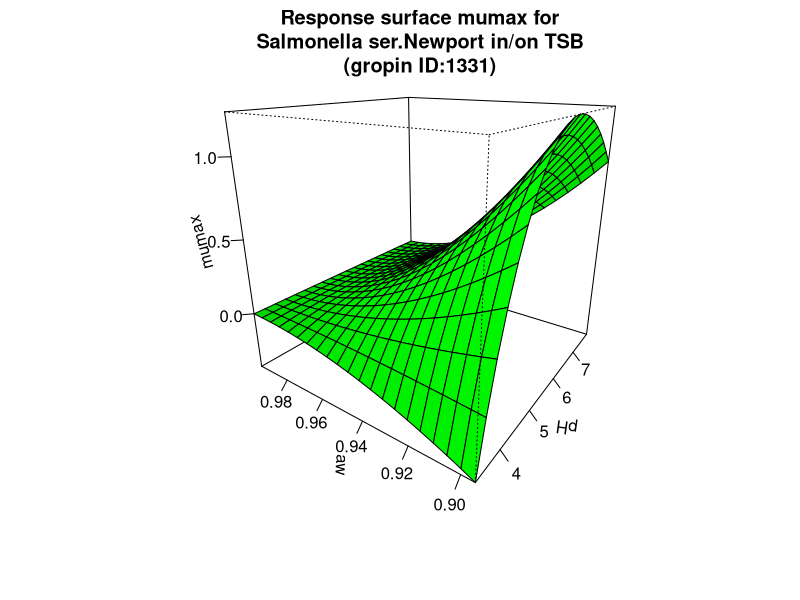

Reproduce this figure in R.
#############################
# start of Parameter script
#############################
pH <- seq(3.3033,7.79220779220779,length.out=21)
aw <- seq(0.894894,0.996003996003996,length.out=21)
#############################
# end of Parameter script
#############################
############################# 
# start of Model script Gropin ID 1331 
#############################
 
# constant coefficients for this model
 
variables <- data.frame(pH,aw)
argumentsPar <- expand.grid(variables)
 
# heart of the model
response_surface <- function(pH,aw) {
   mumax <-((pH-9.71)*(pH-3.58)/((6.02-3.58)*(pH-6.02)-(6.02-9.71)*(3.58-pH)))*((aw-1)*((aw-1)^2)/((0.994-0.894)*((0.994-0.894)*(aw-0.994)-(0.994-1)*(0.994+0.894-2*aw))))

return(mumax=mumax)
} 

# output parameters
responseSurface <- cbind(argumentsPar,response_surface(argumentsPar['pH'],argumentsPar['aw']))
colnames(responseSurface) <- c(colnames(argumentsPar),'mumax')
#############################
# End of Model script
#############################
############################# 
# start of Visualisation script Gropin ID 1331 
#############################
persp(pH,aw,matrix(unlist(responseSurface$'mumax'),nrow=21),col = 'green',xlab='pH',ylab='aw',zlab='mumax',main='Response surface mumax for
Salmonella ser.Newport in/on TSB
(gropin ID:1331)',theta=305,phi=20,shade=0.25,ticktype = 'detailed')
#############################
# End of Visualisation script
#############################
